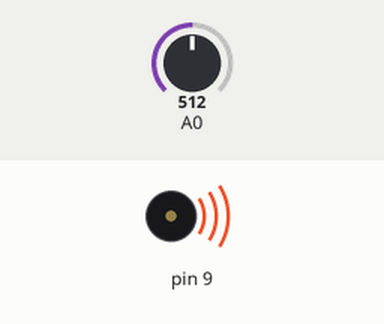
Simulated run of this sketch. Board: Arduino Uno, built with avr-gcc and run on an emulated ATmega328P. Shown: buzzer (waves = sounding). The inputs (shaded band) are chosen by the test bench; at power-on: A0 = 512. What the sketch prints to the serial monitor is not drawn.

Above: at 0.1 s.
Timing chart, 0 to 1.6 s (numbered marks = the images above):
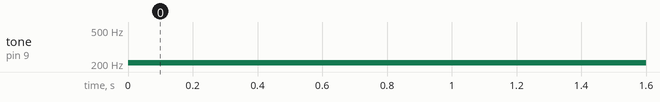

Measured:
- by itself, tone on pin 9: silent → 207 Hz at 0.00 s

The sketch:

arduino_tone.ino
```cpp
void setup() {
  Serial.begin(9600);
}

void loop() {
  int sensor = analogRead(A0);
  Serial.println(sensor);
  float frequency = map(sensor, 450, 900, 100, 880);
//  analogWrite(9, frequency);
  tone(9, frequency);
}
```
